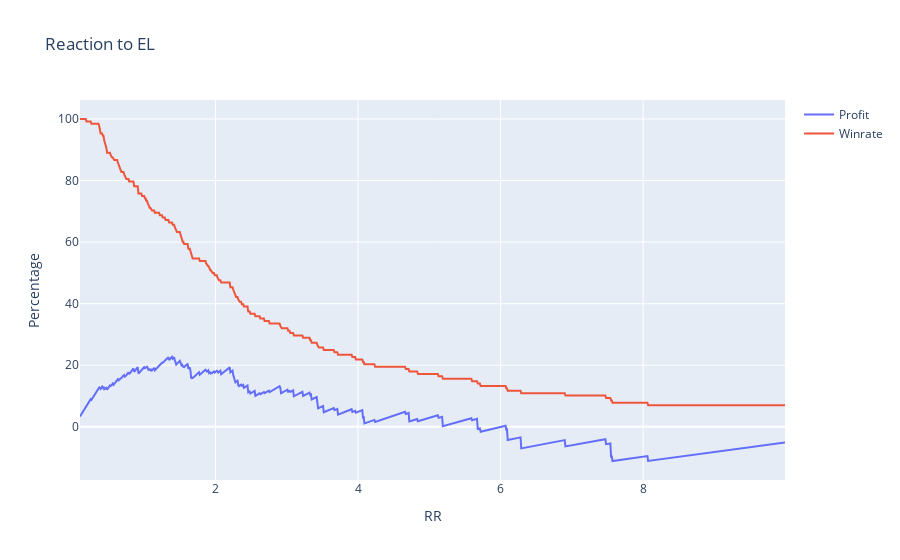
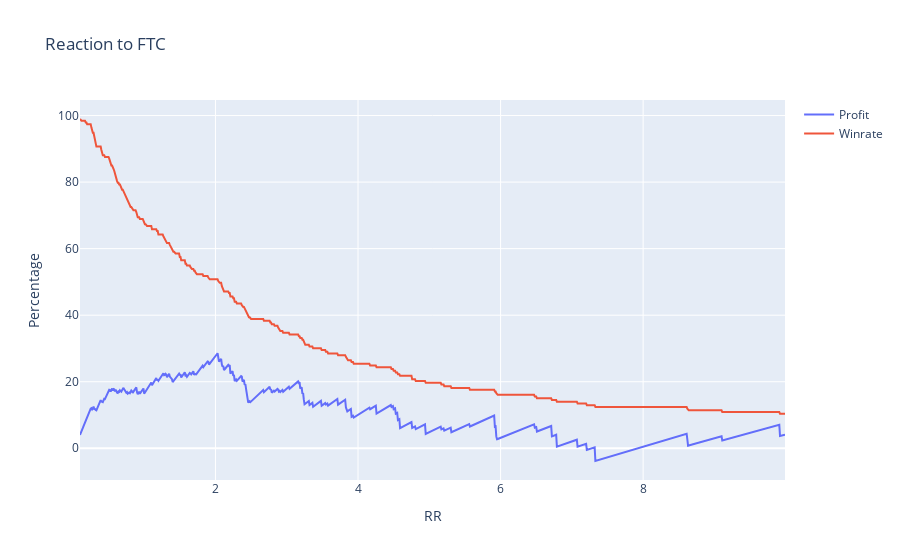

Notebook source saved alongside these figures, in order:
### Code cell
# Function to calculate profits and winrates for a given reaction column
def calculate_metrics(FLAGS, column_name, RR_values, commision, R):
    RESULT = []
    Winrates = []

    for RR in RR_values:
        result = 0
        Total_SLs = 0
        flag_index = -1
        trades =0

        # Iterate through reactions
        for value in FLAGS[column_name]:
            flag_index += 1
            if pd.isna(value):  # Skip NaN values
                continue

            trades += 1
            weight = FLAGS['Flag informations'][flag_index].weight
            if value <= RR:
                Total_SLs += 1
                result -= R*weight
            elif value > RR:
                result += R*RR*weight

            result -= commision

    
        winrate = 1 - (Total_SLs / trades)
        RESULT.append(result)
        Winrates.append(winrate * 100)
        """
    # Plot Results
    fig = go.Figure()
    fig.add_trace(go.Scatter(x=np.array(Winrates), y=np.array(RESULT), mode='lines', name=column_name))
    #fig.add_trace(go.Scatter(x=np.array(Winrates_bullish), y=np.array(RESULT_bullish), mode='lines', name=column_name + "bullish"))
    #fig.add_trace(go.Scatter(x=np.array(Winrates_bearish), y=np.array(RESULT_bearish), mode='lines', name=column_name + "bearish"))
    fig.update_layout(title=f"RESAULT {column_name}",
                    xaxis_title="Winrate (%)",
                    yaxis_title=f"RESAULT (R={R}%)")
    fig.show()
    # Plot Results
    fig = go.Figure()
    fig.add_trace(go.Scatter(x=RR_values, y=np.array(RESULT) * np.array(Winrates) / 100, mode='lines', name=column_name))
    #fig.add_trace(go.Scatter(x=RR_values, y=np.array(RESULT_bullish) * np.array(Winrates_bullish) / 100, mode='lines', name=column_name+ "bullish"))
    #fig.add_trace(go.Scatter(x=RR_values, y=np.array(RESULT_bearish) * np.array(Winrates_bearish) / 100, mode='lines', name=column_name+ "bearish"))
    fig.update_layout(title=f"WinRate * RESULT vs RR in {column_name}",
                    xaxis_title="RR",
                    yaxis_title="WinRate * RESULT")
    fig.show()
    """
    # Plot Results
    fig = go.Figure()
    fig.add_trace(go.Scatter(x=RR_values, y=100*np.array(RESULT)/account_info.balance, mode='lines', name="Profit"))
    fig.add_trace(go.Scatter(x=RR_values, y=np.array(Winrates), mode='lines', name="Winrate"))
    #fig.add_trace(go.Scatter(x=RR_values, y=np.array(RESULT_bullish), mode='lines', name=column_name+ "bullish"))
    #fig.add_trace(go.Scatter(x=RR_values, y=np.array(RESULT_bearish), mode='lines', name=column_name+ "bearish"))
    fig.update_layout(title=column_name,
                    xaxis_title="RR",
                    yaxis_title="Percentage")
    fig.show()

    # Identify valid RRs
    valid_RRs = RR_values[(np.array(RESULT) == np.array(RESULT).max())]
    print(f"Valid RRs based on {column_name}: {valid_RRs}")

    print (f"total number of trades:{trades}")
    #return np.array(RESULT), np.array(Winrates)
    return

# Constants
R = (config["risk_management"]["R"] /100 ) * account_info.balance
commision = config["account_info"]["commision"]
RR_values = np.arange(0.1, 10, 0.01)

# Calculate metrics
#Profits_EL, Winrates_EL = calculate_metrics(FLAGS, 'Reaction to EL', RR_values, commision, R)
#Profits_FTC, Winrates_FTC = calculate_metrics(FLAGS, 'Reaction to FTC', RR_values, commision, R)
calculate_metrics(FLAGS, 'Reaction to EL', RR_values, commision, R)
calculate_metrics(FLAGS, 'Reaction to FTC', RR_values, commision, R)

### Figure 1 — Plotly figure (JSON) as saved in the notebook; plotly's stock layout.template omitted (floating-point values rounded to 4 significant figures; data arrays with more than 128 entries replaced by an {"elided": "..."} marker saying what was removed)
{"data": [{"mode": "lines", "name": "Profit", "type": "scatter", "x": {"elided": "990 float values"}, "y": {"elided": "990 float values"}}, {"mode": "lines", "name": "Winrate", "type": "scatter", "x": {"elided": "990 float values"}, "y": {"elided": "990 float values"}}], "layout": {"title": {"text": "Reaction to EL"}, "xaxis": {"title": {"text": "RR"}}, "yaxis": {"title": {"text": "Percentage"}}}}

### Figure 2 — Plotly figure (JSON) as saved in the notebook; plotly's stock layout.template omitted (floating-point values rounded to 4 significant figures; data arrays with more than 128 entries replaced by an {"elided": "..."} marker saying what was removed)
{"data": [{"mode": "lines", "name": "Profit", "type": "scatter", "x": {"elided": "990 float values"}, "y": {"elided": "990 float values"}}, {"mode": "lines", "name": "Winrate", "type": "scatter", "x": {"elided": "990 float values"}, "y": {"elided": "990 float values"}}], "layout": {"title": {"text": "Reaction to FTC"}, "xaxis": {"title": {"text": "RR"}}, "yaxis": {"title": {"text": "Percentage"}}}}
